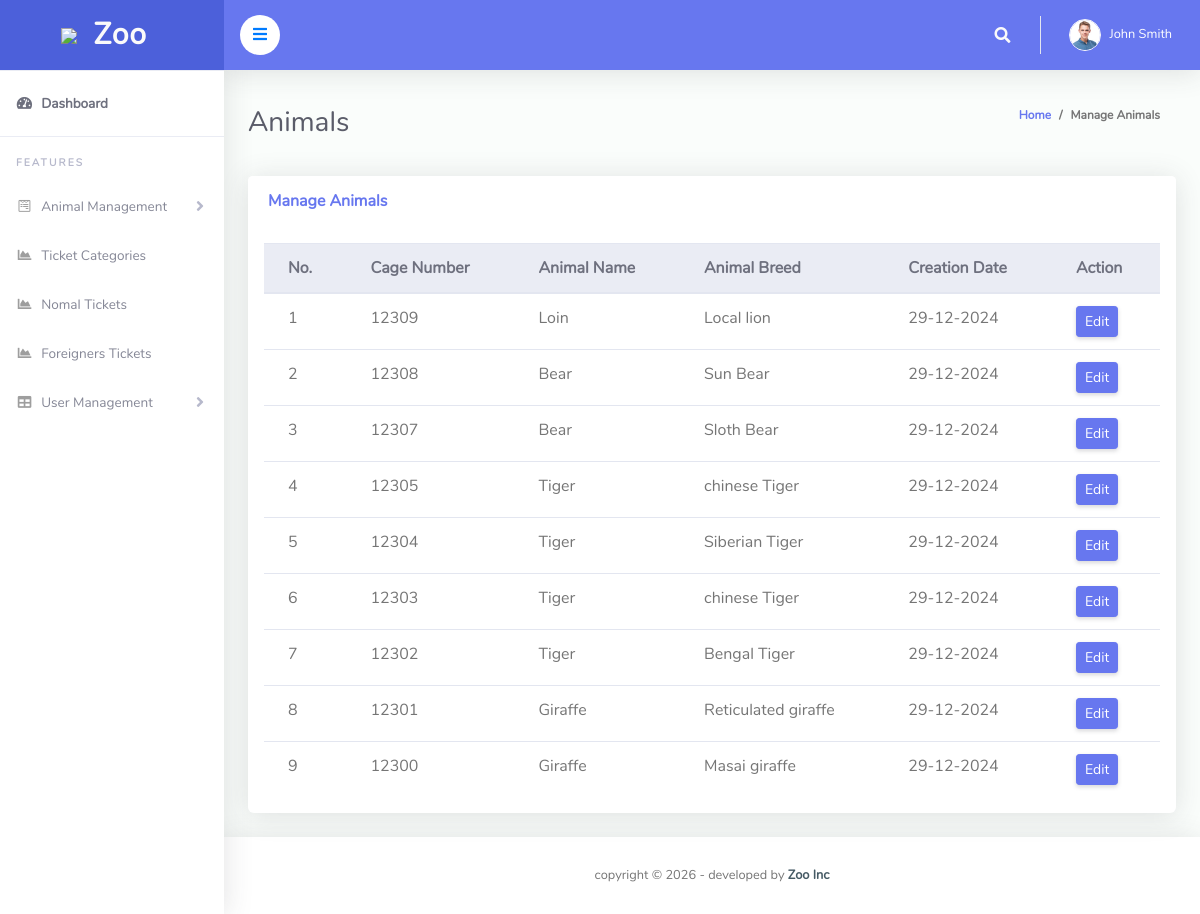
The page /admin/manage_animals.php (signed in) on the database its author committed.
### tables this page shows
CREATE TABLE `tblanimal` (
  `ID` int(10) NOT NULL,
  `AnimalName` varchar(200) DEFAULT NULL,
  `CageNumber` varchar(255) DEFAULT NULL,
  `FeedNumber` varchar(200) DEFAULT NULL,
  `Breed` varchar(200) DEFAULT NULL,
  `AnimalImage` varchar(200) DEFAULT NULL,
  `Description` mediumtext DEFAULT NULL,
  `CreationDate` timestamp NOT NULL DEFAULT current_timestamp() ON UPDATE current_timestamp()
);

### admin/manage_animals.php (the view, shortened to what this page needs)
<?php
include('includes/checklogin.php');
?>
<!DOCTYPE html>
<html lang="en">
<head>
  <link href="vendor/fontawesome-free/css/all.min.css" rel="stylesheet" type="text/css">
  <link href="vendor/bootstrap/css/bootstrap.min.css" rel="stylesheet" type="text/css">
  <link href="css/ruang-admin.min.css" rel="stylesheet">
  <link href="vendor/datatables/dataTables.bootstrap4.min.css" rel="stylesheet">
</head>
<body id="page-top">
  <div id="wrapper">
    <?php include('includes/sidebar.php');?>
    <div id="content-wrapper" class="d-flex flex-column">
      <div id="content">
        <?php include('includes/header.php');?>
        <div class="container-fluid" id="container-wrapper">
          <div class="d-sm-flex align-items-center justify-content-between mb-4">
            <h1 class="h3 mb-0 text-gray-800">Animals</h1>
            <ol class="breadcrumb">
              <li class="breadcrumb-item"><a href="dashboard.php">Home</a></li>
              <li class="breadcrumb-item active" aria-current="page">Manage Animals</li>
            </ol>
          </div>
          <div class="row">
            <div class="col-lg-12">
              <div class="card mb-4">
                <div class="card-header py-3 d-flex flex-row align-items-center justify-content-between">
                  <h6 class="m-0 font-weight-bold text-primary">Manage Animals</h6>
                </div>
                <div class="table-responsive p-3">
                  <table class="table align-items-center table-flush table-hover" id="dataTableHover">
                    <thead class="thead-light">
                      <tr>
                        <th>No.</th>
                        <th>Cage Number</th>
                        <th>Animal Name</th>
                        <th>Animal Breed</th>
                        <th>Creation Date</th>
                        <th>Action</th>
                      </tr>
                    </thead>
                    <tbody>
                      <?php $sql = "SELECT * from tblanimal order by ID desc";
                      $query = $dbh -> prepare($sql);
                      $query->execute();
                      $results=$query->fetchAll(PDO::FETCH_OBJ);
                      $cnt=1;
                      if($query->rowCount() > 0)
                      {
                        foreach($results as $result)
                        {
                          ?>
                          <tr>
                            <td><?php echo htmlentities($cnt);?></td>
                            <td><?php echo htmlentities($result->CageNumber);?></td>
                            <td><?php echo htmlentities($result->AnimalName);?></td>
                            <td><?php echo htmlentities($result->Breed);?></td>
                            <td><?php  echo htmlentities(date("d-m-Y", strtotime($result->CreationDate)));?></td>
                            <td><a href="update_animal.php?pid=<?php echo htmlentities($result->ID);?>"><button type="button" class="btn btn-sm btn-primary">Edit</button></a></td>
                          </tr>
                          <?php
                          $cnt=$cnt+1;
                        }
                      }?>
                    </tbody>
                  </table>
                </div>
              </div>
            </div>
          </div>
        </div>
      </div>
      <?php include('includes/footer.php');?>
    </div>
  </div>
</body>
</html>

### admin/includes/header.php (shortened to what this page needs)
 <nav class="navbar navbar-expand navbar-light bg-navbar topbar mb-4 static-top">
  <button id="sidebarToggleTop" class="btn btn-link rounded-circle mr-3" style="background-color: #ffffff;">
    <i style="color: #007bff;" class="fa fa-bars"></i>
  </button>
  <ul class="navbar-nav ml-auto">
    <li class="nav-item dropdown no-arrow">
      <a class="nav-link dropdown-toggle" href="#" id="searchDropdown" role="button" data-toggle="dropdown" aria-haspopup="true" aria-expanded="false">
        <i class="fas fa-search fa-fw"></i>
      </a>
    </li>
    <li class="nav-item dropdown no-arrow">
      <?php
      $aid=$_SESSION['odmsaid'];
      $sql="SELECT * from  tbladmin where ID=:aid";
      $query = $dbh -> prepare($sql);
      $query->bindParam(':aid',$aid,PDO::PARAM_STR);
      $query->execute();
      $results=$query->fetchAll(PDO::FETCH_OBJ);
      if($query->rowCount() > 0)
      {
        foreach($results as $row)
        {
          ?>
          <a class="nav-link dropdown-toggle" href="#" id="userDropdown" role="button" data-toggle="dropdown" aria-haspopup="true" aria-expanded="false">
           <?php
           if($row->Photo=="avatar15.jpg")
           {
            ?>
            <img class="img-profile rounded-circle"src="profileimages/avatar15.jpg" style="max-width: 60px">
            <?php
          } else {
            ?>
            <img class="img-profile rounded-circle" src="profileimages/<?php  echo $row->Photo;?>" style="max-width: 60px">
            <?php
          } ?>
          <span class="ml-2 d-none d-lg-inline text-white small"><?php  echo $row->FirstName;?> <?php  echo $row->LastName;?></span>
        </a>
        <?php
      }
    } ?>
  </li>
</ul>
</nav>

### rows shown on the page
tblanimal: CageNumber "12309", AnimalName "Loin", Breed "Local lion", CreationDate "29-12-2024"
tblanimal: CageNumber "12308", AnimalName "Bear", Breed "Sun Bear", CreationDate "29-12-2024"
tblanimal: CageNumber "12307", AnimalName "Bear", Breed "Sloth Bear", CreationDate "29-12-2024"
tblanimal: CageNumber "12305", AnimalName "Tiger", Breed "chinese Tiger", CreationDate "29-12-2024"
tblanimal: CageNumber "12304", AnimalName "Tiger", Breed "Siberian Tiger", CreationDate "29-12-2024"
tblanimal: CageNumber "12303", AnimalName "Tiger", Breed "chinese Tiger", CreationDate "29-12-2024"
tblanimal: CageNumber "12302", AnimalName "Tiger", Breed "Bengal Tiger", CreationDate "29-12-2024"
tblanimal: CageNumber "12301", AnimalName "Giraffe", Breed "Reticulated giraffe", CreationDate "29-12-2024"
tblanimal: CageNumber "12300", AnimalName "Giraffe", Breed "Masai giraffe", CreationDate "29-12-2024"

### other values the page prints
$row->FirstName "John"
$row->LastName "Smith"
